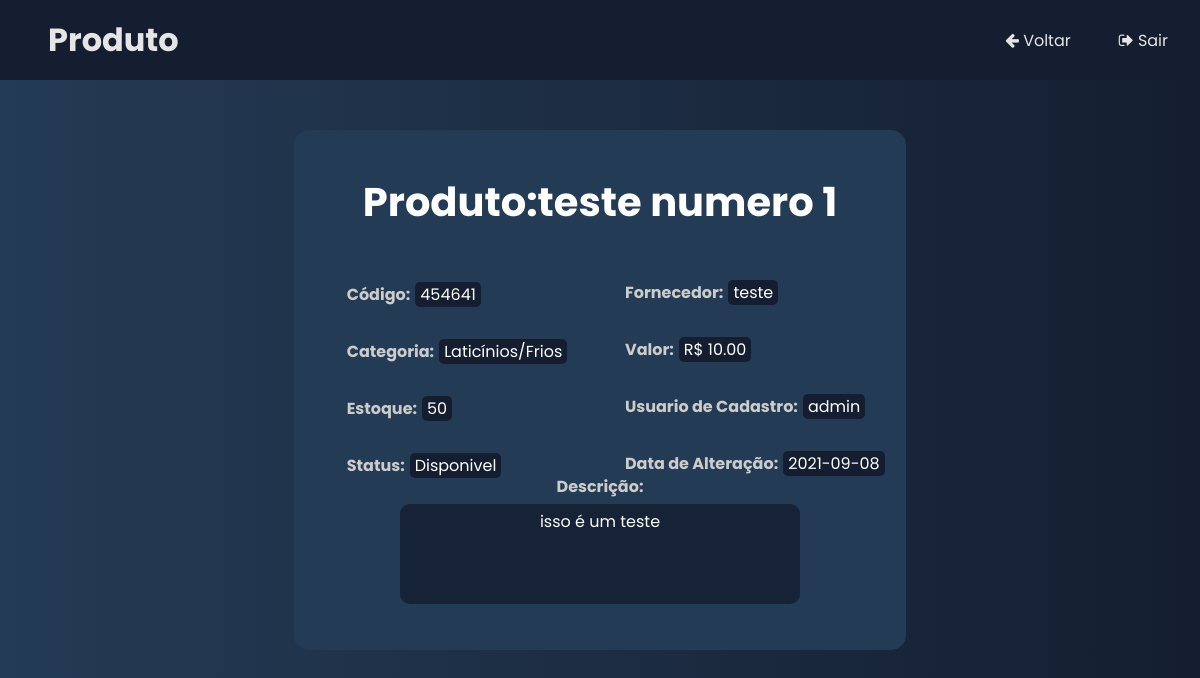
The app's page /produto.php?id=1 (signed in) with its own data.
### tables this page shows
CREATE TABLE `produtos` (
  `id` int(11) NOT NULL,
  `produto` varchar(30) NOT NULL,
  `codigo` int(11) NOT NULL,
  `fornecedor` varchar(30) NOT NULL,
  `categoria` varchar(30) NOT NULL,
  `quantidade` int(11) NOT NULL,
  `valor` int(11) NOT NULL,
  `descricao` varchar(200) NOT NULL,
  `user` varchar(30) NOT NULL,
  `datacad` date NOT NULL,
  `data` date NOT NULL,
  `entrada` int(11) NOT NULL,
  `saida` int(11) NOT NULL
);

### CLASSES/produtos.php (called while the page is built, shortened)
<?php
Class Produto{
    public function detalhaProduto($id){
        global $pdo;
        $sql = "SELECT * FROM produtos WHERE id = $id";
        $sql = $pdo->prepare($sql);
        $sql->execute();
        $produtos = $sql->fetchAll(PDO::FETCH_ASSOC);
        return $produtos;
    }
}
?>

### produto.php (the view, shortened to what this page needs)
<?php
    require_once 'CLASSES/produtos.php';
    $p = new Produto;
    if(isset($_GET['id'])) {
        $id = $_GET['id'];
    }	else {
        echo 'Código não informado!';
        exit;
    }
    $p->conectar("tcc","localhost","root","");
    $produtos = $p->detalhaProduto($id);
?>
<!DOCTYPE html>
<html lang="en">
<head>
    <link rel="stylesheet" href="https://cdnjs.cloudflare.com/ajax/libs/font-awesome/4.7.0/css/font-awesome.min.css">
    <link rel="stylesheet" type="text/css" href="CSS/styleProduto.css">
</head>
<body>
<header>
        <h1>Produto</h1>
        <div class="headericons">
            <a href="homepage.php"><i class="fa fa-arrow-left" aria-hidden="true"></i> Voltar</a>
            <a href="sair.php"><i class="fa fa-sign-out" aria-hidden="true"></i> Sair</a>
        </div>
    </header>
            <?php
                foreach ($produtos as $p){
            ?>
        <div class="container">
            <div class="box">
                <div class="title">
                    <label>Produto: </label>
                    <label> <?= $p['produto'] ?></label>
                </div>
                <div class="left">
                    <div class="text">
                        <label>Código: </label>
                        <div class="border">
                            <label><?= $p['codigo'] ?></label>
                        </div>
                    </div>
                    <div class="text">
                        <label>Categoria: </label>
                        <div class="border">
                            <label><?= $p['categoria'] ?></label>
                        </div>
                    </div>
                    <div class="text">
                        <label>Estoque: </label>
                        <div class="border">
                            <label><?= $p['quantidade'] ?></label>
                        </div>
                    </div>
                    <div class="text">
                        <label>Status: </label>
                        <div class="border">
                            <label><?php if($p['quantidade'] > 0){
                                                echo "Disponivel";
                                            } else {
                                                echo "Indisponivel";
                                            }
                            ?> </label>
                        </div>
                    </div>
                </div>
                <div class="right">
                    <div class="text">
                        <label>Fornecedor: </label>
                        <div class="border">
                            <label><?= $p['fornecedor'] ?></label>
                        </div>
                    </div>
                    <div class="text">
                        <label>Valor: </label>
                        <div class="border">
                            <label> R$ <?= number_format($p['valor'],2) ?></label>
                        </div>
                    </div>
                    <div class="text">
                        <label>Usuario de Cadastro: </label>
                        <div class="border">
                            <label><?= $p['user'] ?></label>
                        </div>
                    </div>
                    <div class="text">
                        <label>Data de Alteração: </label>
                        <div class="border">
                            <label><?= $p['data'] ?></label>
                        </div>
                    </div>
                </div>
                <div class="center">
                    <div class="textdesc">
                        <label>Descrição: </label>
                        <div class="desc">
                            <label><?= $p['descricao'] ?></label>
                        </div>
                    </div>
                </div>
            </div>
        </div>
    <?php } ?>
</body>
</html>

### CSS/styleProduto.css (style rules this page uses)
* { margin: 0; padding: 0; box-sizing: border-box; }
a { text-decoration: none; }
body { font-family: Poppins; background: #141e30; background: -webkit-linear-gradient(to left, #141e30, #243b55); background: linear-gradient(to left, #141e30, #243b55); }
header { font-family: Poppins; display: flex; align-items: center; justify-content: space-between; background-color: #141e30; width: 100%; height: 5rem; }
header h1 { margin-left: 3rem; color: #e5e5e5; }
.headericons { display: flex; flex-direction: row; justify-content: right; align-items: right; margin-right: 2rem; }
header a { margin-left: 3rem; text-decoration: none; color: #e5e5e5; }
.container { display: flex; flex-direction: row; justify-content: center; align-items: center; }
.box { margin-top: 50px; width: 51%; height: 520px; background: #243b55; display: flex; flex-direction: column; justify-content: center; align-items: center; padding: 10px; border-radius: 15px; color: #cccccc; }
.title { display: flex; justify-content: center; align-items: center; font-size: 2.5rem; font-weight: bold; color: #fff; margin-top: 5rem; }
.text { display: flex; margin-bottom: 2rem; color: #cccccc; font: bold 1rem Poppins; }
.textdesc { display: flex; justify-content: center; flex-direction: column; margin-bottom: 2rem; color: #cccccc; font: bold 1rem Poppins; text-align: center; }
.left { display: flex; flex-direction: column; justify-content: left; align-items: left; position: relative; top: 10%; left: -25%; margin-left: 10px; }
.right { display: flex; flex-direction: column; justify-content: right; align-items: right; position: relative; top: -36%; right: -27%; margin-right: 10px; }
.center { display: flex; justify-content: center; align-items: center; position: absolute; margin-top: 27%; }
.center label { padding: 5px 0px; }
.border { background-color: #141e30; color: #fff; border-radius: 5px; padding: 0px 5px; margin-left: 5px; font: normal 1rem Poppins; }
.desc { display: flex; flex-direction: column; width: 400px; height: 100px; background-color: #141e30d3; border-radius: 10px; text-align: center; font: normal 1rem Poppins; color: #fff; }

### records on screen
produtos: produto "teste numero 1", codigo "454641", categoria "Laticínios/Frios", quantidade "50", shows "Disponivel", fornecedor "teste", valor "10.00", user "admin", data "2021-09-08", descricao "isso é um teste"
